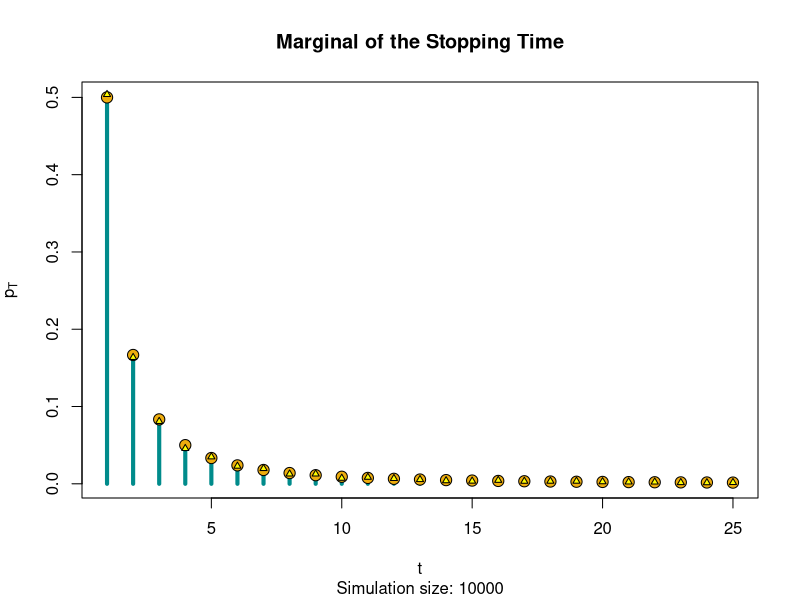
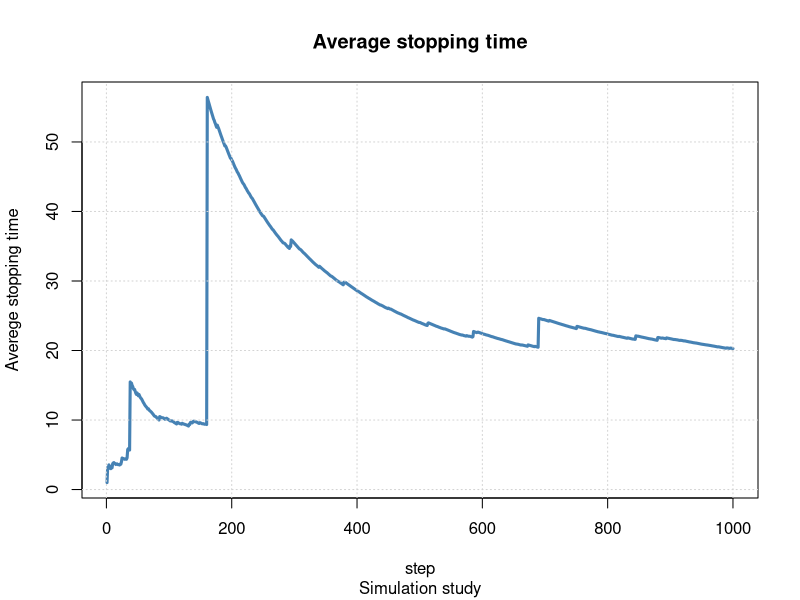
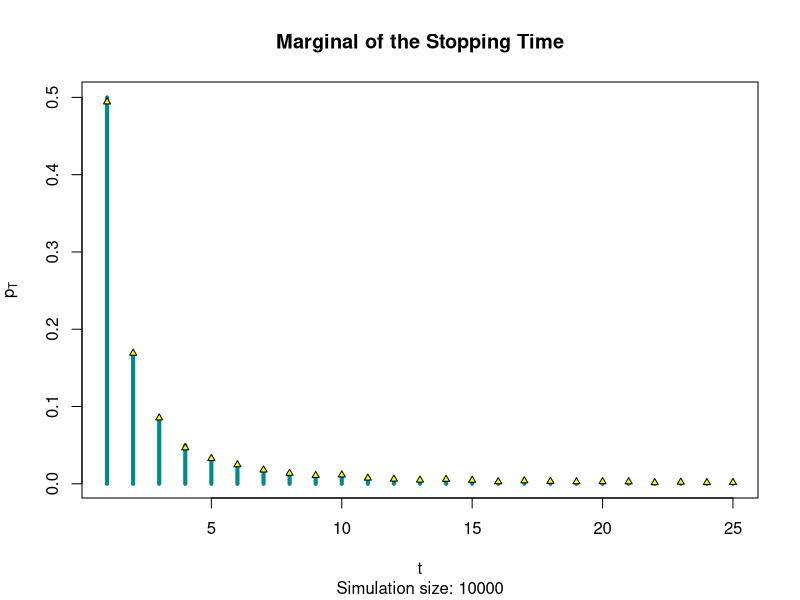
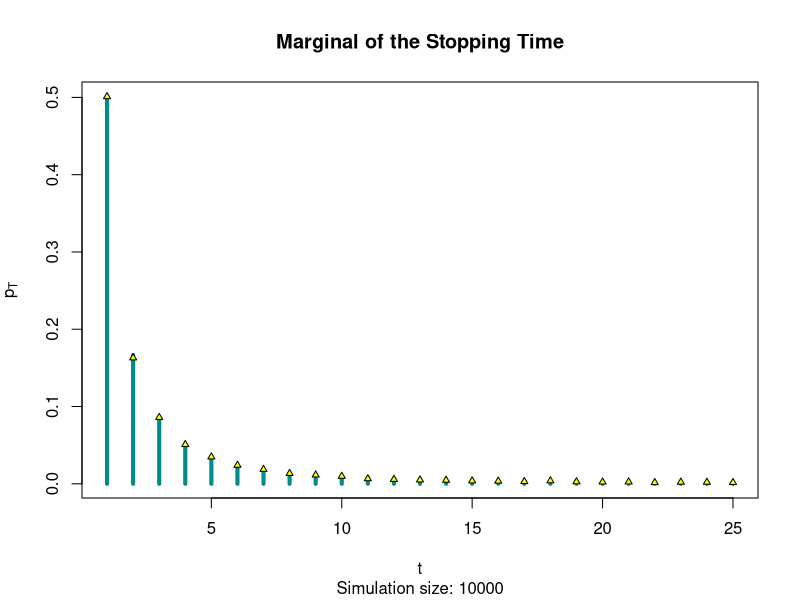

The R source for these figures, in order:
# Homework 1 of Statistcs for Data Science
# Accademic year: 2022/2023
# Authors: Barba Paolo, Candi Matteo
rm(list=ls())

# Exercise 1 Stopping time   ----------------------------- 
######### First code############################
M <- 10000             # simulation size
t_data <- rep(NA, M)   # pre-allocation the data structure (simple vector)
for (m in 1:M){
  x <- runif(1)    # sampling the threshold value
  y <- runif(1)    # first process value
  t <- 1
  while (y > x) {
    t <- t + 1
    y <- runif(1)  # no memory
  }
  t_data[m] <- t   # save
}
p_hat <- proportions( table( t_data ) )


# True marginal PMF of T
pT <- function(t)  1/(t*(t+1))

# Plot it zooming in between t = 1 and t = 25
t_seq <- 1:25

# True PMF of T
plot(t_seq, pT(t_seq), 
     type = "h",
     lwd = 4,
     col = "cyan4",
     ylab = expression(p[T]),
     xlab = "t",
     main = "Marginal of the Stopping Time",
     sub = paste("Simulation size:", M))

points(t_seq, pT(t_seq), pch = 21, 
       col = "black", bg = "darkgoldenrod2", cex = 1.5)

# Simulative approximation to the PMF of T
points(t_seq, p_hat[t_seq], pch = 24, 
       col = "black", bg = "yellow", cex = .7)


step_size = 10
ave_step  = seq(1, length(t_data), step_size)
ave_vec = rep(NA, length(ave_step))

t <- 0
for (i in ave_step){
  t <- t + 1
  ave_vec[t] = mean( t_data[1:i] )
}


plot(ave_vec , main = "Average stopping time",
     xlab = "step", ylab = "Averege stopping time",
     sub = "Simulation study", col = "steelblue" , type = "l" , lwd =3)
grid()

#Comments:

#Suppose we have to pay c euros to start this experiment and we win as many dollars as the waiting time.
#The question we want to answer is: What is the "fair" amount in order to play this game. 

#On average you expect to win an infinite amount from this game, so according to traditional expected value theory, you can afford to pay any amount c to play.


#In fact, reapeating this experiment many time, it will have to happen (with very low probability)  to win so much, enough for paying all the expenses incurred before.

#In practice though, no reasonable person is willing to pay a lot of money to play this game. The intuitive refusal to invest large sums in the game is well supported by the simulation described in the following graph. By repeating the series 10,000 times, on average low winnings are obtained at the beginning (a few units). Subsequently the average rises, corresponding to some lucky series, and then decreases slightly until the next lucky hit. The overall trend is undoubtedly growing, and will mathematically tend to infinity after an infinite series of plays but, in the 10,000 plays of the simulation, the average of the winnings has just reached the value of 10.

#From the statistical point of view, no difficulties came from the situation presented in the game. In other words, it is perfectly coherent to accept the  possibility of an infinite win, such as to balance any amount paid in the (infinite) times the win is insignificant.


#Conclusion:
# Ultimately, the decision to play or not to play this game  must depend on each individual's risk, itself dependent on many parameters, such as initial revenue or the amount you are willing to lose.

#If the earnings here are "on average" infinite, you must also have infinite funds and play an infinite number of times to be eligible for certain earnings.

#############Second way (hopefully faster)############

#The main idea is to simulate a uniform(0,1) that will be the probbability's parameter of the geometric distibution. Basically we are doing a mixture model T ~ Geom(u) where U ~ Unif(0,1)


M <- 10000             # simulation size
t_data <- rep(NA, M)   # # pre-allocation the data structure (simple vector)

for(m in 1:M){
  u <- runif(n = 1)
  t_data[m] <- rgeom(n = 1, prob = u)
}

#RE-plotting the true distribution
plot(t_seq, pT(t_seq), 
     type = "h",
     lwd = 4,
     col = "cyan4",
     ylab = expression(p[T]),
     xlab = "t",
     main = "Marginal of the Stopping Time",
     sub = paste("Simulation size:", M))


p_hat <- proportions( table( t_data ) )
points(t_seq, p_hat[t_seq], pch = 24, 
       col = "black", bg = "yellow", cex = .7)

# It works daje, for sure faster !!!


#############Third way (hopefully faster)############

#Thinking as before but more treaky in the code ( as Matteo said)

M <- 10000             # simulation size
t_data <- rep(NA, M)   # # pre-allocation the data structure (simple vector)

stop_simulation <-rgeom(n = M, prob = runif(n = M))

p_hat <- proportions( table( stop_simulation ) )

#RE-RE-plotting the true distribution

plot(t_seq, pT(t_seq), 
     type = "h",
     lwd = 4,
     col = "cyan4",
     ylab = expression(p[T]),
     xlab = "t",
     main = "Marginal of the Stopping Time",
     sub = paste("Simulation size:", M))

points(t_seq, p_hat[t_seq], pch = 24, 
       col = "black", bg = "yellow", cex = .7)


#It WORKSS, Daje matte!!
